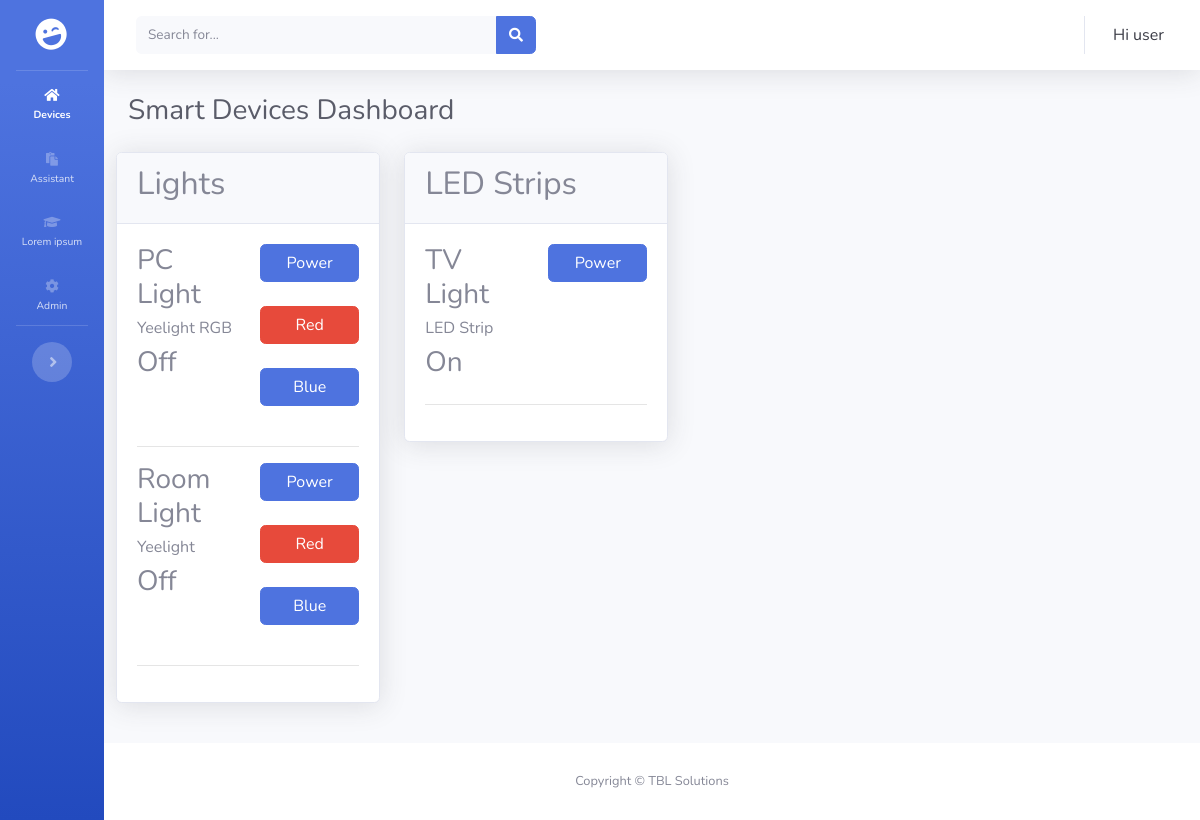
/devices/, run on an earlier commit of the app's database.
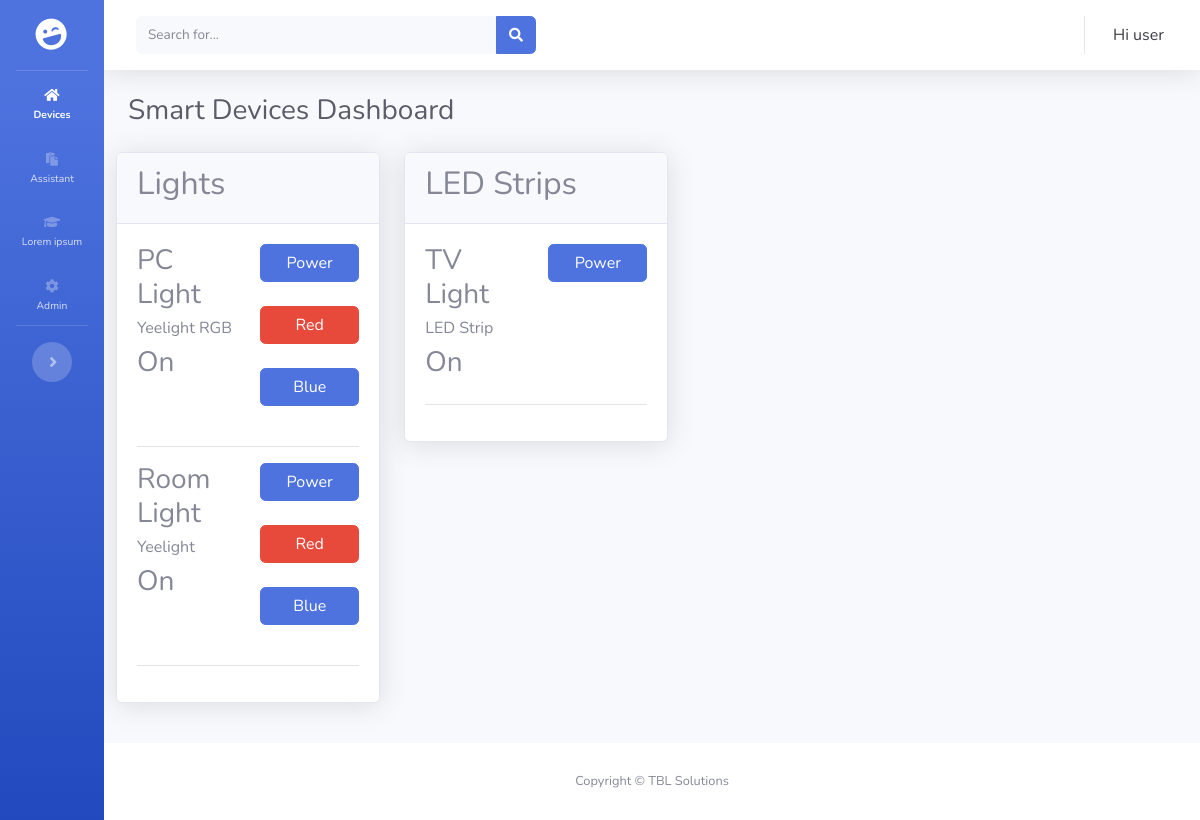
And on a later commit of the database.
### dashboard/models.py (models this page shows, shortened)
class Device(models.Model):
    name = models.CharField(max_length=255)
    ip_address = models.CharField(max_length=255)
    power_status = models.BooleanField(default=False)
    light_type = models.CharField(max_length=255, default='Light')

### dashboard/views.py (the view)
# urls.py: path('devices/', views.devices, name='devices'),
def devices(request):
    devices = Device.objects.all()
    devices_strip = DeviceLEDStrip.objects.all()
    return render(request, 'dashboard/dashboard.html', {'devices': devices, 'devices_strip': devices_strip})

### templates/dashboard/dashboard.html (shortened to what this page needs)
{% extends 'layout/base.html' %}
{% load static %}
{% block heading %}Smart Devices Dashboard {% endblock heading %}
{% block body %}
<link rel="stylesheet" type="text/css" href="static/css/switch.css">
<div class="row justify-content-center">
  <div class="col">
    <div class="card mb-4 shadow">
      <div class="card-header">
        <h2>Lights</h1>
      </div>
      <div class="card-body">
        {% for device in devices %}
            <div class="row">
              <div class="col">
                <h3 >{{ device.name }}</h3>
                <h6>{{ device.light_type }}</h6>
                {% if device.power_status == True %}
                <h3>On</h3>
                {% else %}
                <h3>Off</h3>
                {% endif %}
              </div>
              <div class="col">
                <form method="post" action="{% url 'toggle-power' device.id%}">
                  <button class="btn btn-primary btn-block btn-round mb-4">Power</button>
                </form>
                <form method="post" action="{% url 'red' device.id%}">
                  <button class="btn btn-danger btn-block btn-round mb-4">Red</button>
                </form>
                <form method="post" action="{% url 'blue' device.id%}">
                  <button class="btn btn-primary btn-block btn-round mb-4">Blue</button>
                </form>
              </div>
            </div>
            <hr>
        {% endfor %}
      </div>
    </div>
  </div>
  <div class="col">
    <div class="card mb-4 shadow">
      <div class="card-header">
        <h2>LED Strips</h1>
      </div>
      <div class="card-body">
        {% for device in devices_strip %}
            <div class="row">
              <div class="col">
                <h3 >{{ device.name }}</h3>
                <h6>{{ device.light_type }}</h6>
                {% if device.power_status == True %}
                <h3>On</h3>
                {% else %}
                <i class="bi bi-lightbulb-off"></i>
                <h3>Off</h3>
                {% endif %}
              </div>
              <div class="col">
                <form method="post" action="{% url 'toggle-power-strip' device.id%}">
                  <button class="btn btn-primary btn-block btn-round mb-4">Power</button>
                </form>
              </div>
            </div>
            <hr>
        {% endfor %}
      </div>
    </div>
  </div>
</div>
{% endblock body %}

What changed in the data, as far as the page shows it:
changed Device "PC Light": power_status "Off" → "On"
changed Device "Room Light": power_status "Off" → "On"
